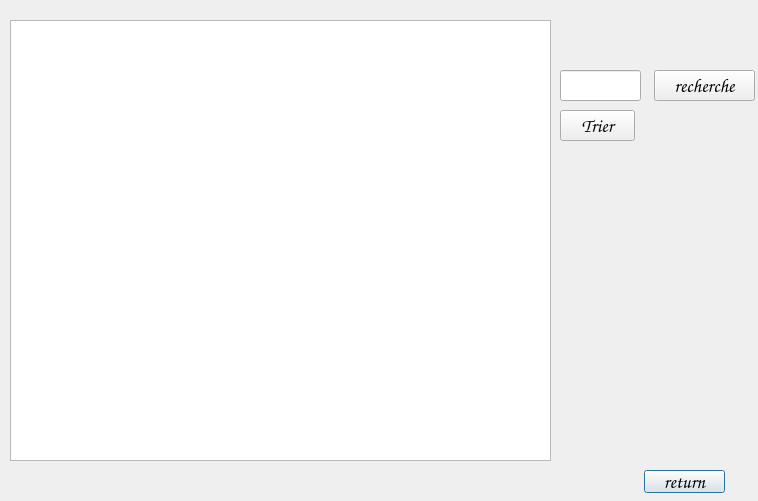
<?xml version="1.0" encoding="UTF-8"?>
<ui version="4.0">
 <class>affiche1</class>
 <widget class="QDialog" name="affiche1">
  <property name="geometry">
   <rect>
    <x>0</x>
    <y>0</y>
    <width>758</width>
    <height>501</height>
   </rect>
  </property>
  <property name="windowTitle">
   <string>Dialog</string>
  </property>
  <widget class="QTableView" name="tableView">
   <property name="geometry">
    <rect>
     <x>10</x>
     <y>20</y>
     <width>541</width>
     <height>441</height>
    </rect>
   </property>
  </widget>
  <widget class="QPushButton" name="pushButton">
   <property name="geometry">
    <rect>
     <x>644</x>
     <y>470</y>
     <width>81</width>
     <height>23</height>
    </rect>
   </property>
   <property name="font">
    <font>
     <family>Comic Sans MS</family>
     <pointsize>14</pointsize>
    </font>
   </property>
   <property name="text">
    <string>return</string>
   </property>
  </widget>
  <widget class="QPushButton" name="pushButton_2">
   <property name="geometry">
    <rect>
     <x>654</x>
     <y>70</y>
     <width>101</width>
     <height>31</height>
    </rect>
   </property>
   <property name="font">
    <font>
     <family>Comic Sans MS</family>
     <pointsize>14</pointsize>
    </font>
   </property>
   <property name="text">
    <string>recherche</string>
   </property>
  </widget>
  <widget class="QLineEdit" name="chercher_contact">
   <property name="geometry">
    <rect>
     <x>560</x>
     <y>70</y>
     <width>81</width>
     <height>31</height>
    </rect>
   </property>
  </widget>
  <widget class="QPushButton" name="pushButton_3">
   <property name="geometry">
    <rect>
     <x>560</x>
     <y>110</y>
     <width>75</width>
     <height>31</height>
    </rect>
   </property>
   <property name="font">
    <font>
     <family>Comic Sans MS</family>
     <pointsize>14</pointsize>
    </font>
   </property>
   <property name="text">
    <string>Trier</string>
   </property>
  </widget>
 </widget>
 <resources/>
 <connections>
  <connection>
   <sender>pushButton</sender>
   <signal>clicked()</signal>
   <receiver>affiche1</receiver>
   <slot>reject()</slot>
   <hints>
    <hint type="sourcelabel">
     <x>684</x>
     <y>476</y>
    </hint>
    <hint type="destinationlabel">
     <x>541</x>
     <y>512</y>
    </hint>
   </hints>
  </connection>
 </connections>
</ui>
